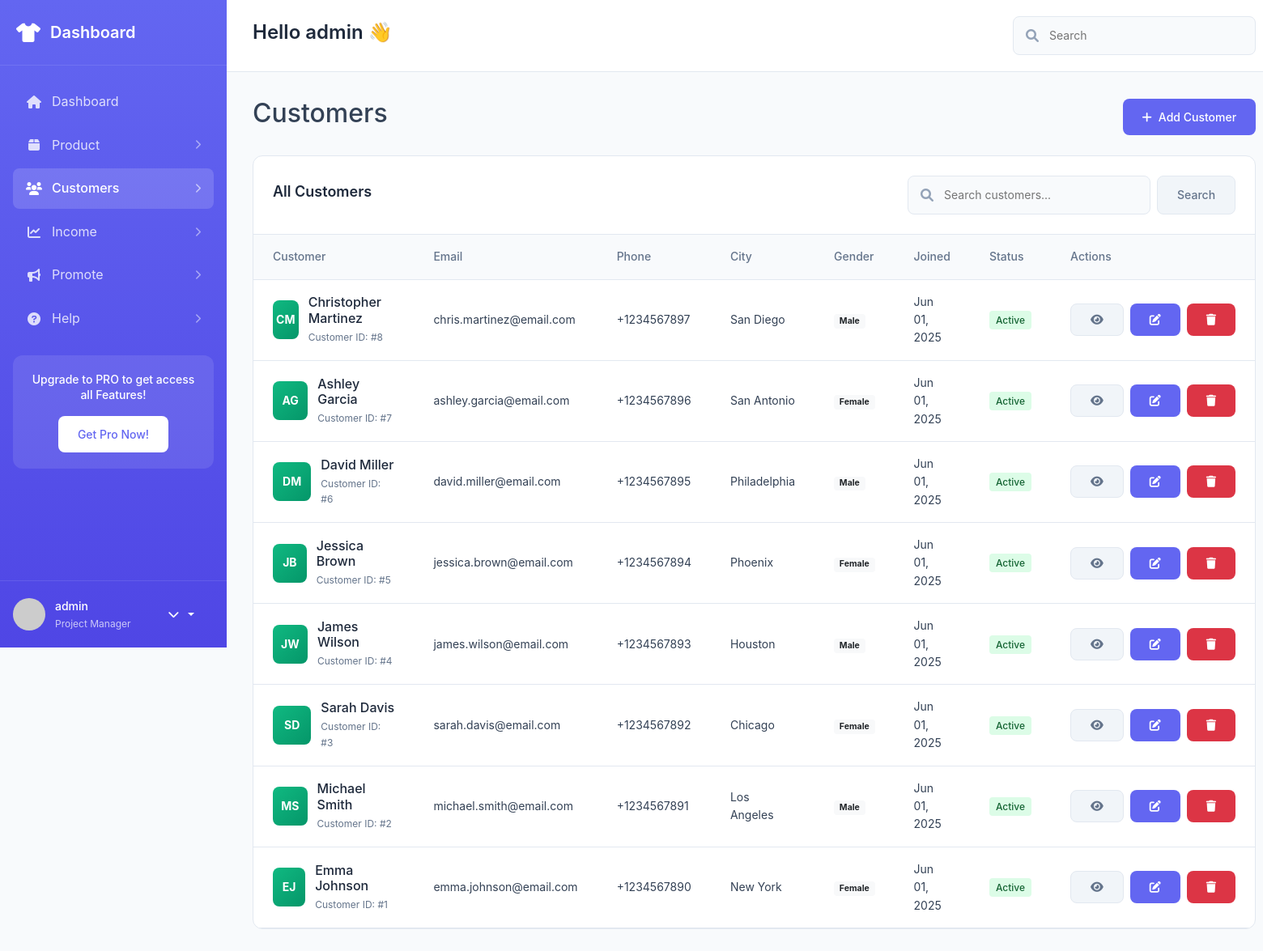
The app's page /customers/ (signed in) with its own data.
### erp_app/models.py (models this page shows, shortened)
class Customer(models.Model):
    GENDER_CHOICES = [
        ('M', 'Male'),
        ('F', 'Female'),
        ('O', 'Other'),
    ]
    first_name = models.CharField(max_length=100)
    last_name = models.CharField(max_length=100)
    email = models.EmailField(unique=True)
    phone = models.CharField(max_length=20)
    address = models.TextField()
    city = models.CharField(max_length=100)
    postal_code = models.CharField(max_length=20)
    gender = models.CharField(max_length=1, choices=GENDER_CHOICES)
    date_of_birth = models.DateField(null=True, blank=True)
    created_at = models.DateTimeField(auto_now_add=True)
    updated_at = models.DateTimeField(auto_now=True)
    is_active = models.BooleanField(default=True)
    @property
    def full_name(self):
        return f"{self.first_name} {self.last_name}"

### erp_app/views.py (the view, shortened to what this page needs)
# urls.py: path('customers/', views.customers, name='customers'),
@login_required
def customers(request):
    search_query = request.GET.get('search', '')
    customers = Customer.objects.filter(is_active=True)
    customers = customers.order_by('-created_at')
    context = {
        'customers': customers,
        'search_query': search_query,
    }
    return render(request, 'erp_app/customers.html', context)

### templates/erp_app/customers.html (shortened to what this page needs)
{% extends 'base.html' %}
{% load static %}
{% block content %}
<div class="d-flex justify-content-between align-items-center mb-4">
    <h2>Customers</h2>
    <a href="{% url 'add_customer' %}" class="btn btn-primary">
        <i class="fas fa-plus"></i>
        Add Customer
    </a>
</div>
<div class="product-section">
    <div class="section-header">
        <h3 class="section-title">All Customers</h3>
        <div class="section-actions">
            <form method="get" class="d-flex gap-2">
                <div class="search-box">
                    <i class="fas fa-search"></i>
                    <input type="text" name="search" placeholder="Search customers..." value="{{ search_query }}">
                </div>
                <button type="submit" class="btn btn-secondary">Search</button>
            </form>
        </div>
    </div>
    <div class="table-responsive">
        <table class="product-table">
            <thead>
                <tr>
                    <th>Customer</th>
                    <th>Email</th>
                    <th>Phone</th>
                    <th>City</th>
                    <th>Gender</th>
                    <th>Joined</th>
                    <th>Status</th>
                    <th>Actions</th>
                </tr>
            </thead>
            <tbody>
                {% for customer in customers %}
                <tr>
                    <td>
                        <div class="product-info">
                            <div class="product-image" style="background: linear-gradient(135deg, #10b981 0%, #059669 100%); display: flex; align-items: center; justify-content: center; color: white; font-weight: bold;">
                                {{ customer.first_name|first }}{{ customer.last_name|first }}
                            </div>
                            <div class="product-details">
                                <h6>{{ customer.full_name }}</h6>
                                <p>Customer ID: #{{ customer.id }}</p>
                            </div>
                        </div>
                    </td>
                    <td>{{ customer.email }}</td>
                    <td>{{ customer.phone }}</td>
                    <td>{{ customer.city }}</td>
                    <td>
                        <span class="badge bg-light text-dark">
                            {% if customer.gender == 'M' %}Male
                            {% elif customer.gender == 'F' %}Female
                            {% else %}Other{% endif %}
                        </span>
                    </td>
                    <td>{{ customer.created_at|date:"M d, Y" }}</td>
                    <td>
                        <span class="stock-badge {% if customer.is_active %}in-stock{% else %}out-of-stock{% endif %}">
                            {% if customer.is_active %}Active{% else %}Inactive{% endif %}
                        </span>
                    </td>
                    <td>
                        <div class="d-flex gap-2">
                            <button class="btn btn-sm btn-secondary" title="View Details">
                                <i class="fas fa-eye"></i>
                            </button>
                            <button class="btn btn-sm btn-primary" title="Edit">
                                <i class="fas fa-edit"></i>
                            </button>
                            <button class="btn btn-sm btn-danger" title="Delete">
                                <i class="fas fa-trash"></i>
                            </button>
                        </div>
                    </td>
                </tr>
                {% endfor %}
            </tbody>
        </table>
    </div>
</div>
{% endblock %}

### templates/base.html (shortened to what this page needs)
<!DOCTYPE html>
<html lang="en">
<head>
    <link href="https://cdn.jsdelivr.net/npm/bootstrap@5.1.3/dist/css/bootstrap.min.css" rel="stylesheet">
    <link href="https://cdnjs.cloudflare.com/ajax/libs/font-awesome/6.0.0/css/all.min.css" rel="stylesheet">
    <link href="{% load static %}{% static 'css/style.css' %}" rel="stylesheet">
</head>
<body>
    {% if user.is_authenticated %}
    <div class="wrapper">
        <nav class="sidebar">
            <div class="sidebar-header">
                <div class="logo">
                    <i class="fas fa-tshirt"></i>
                    <span>Dashboard</span>
                </div>
            </div>
            <div class="sidebar-content">
                <ul class="nav-menu">
                    <li class="nav-item">
                        <a href="{% url 'dashboard' %}" class="nav-link {% if request.resolver_match.url_name == 'dashboard' %}active{% endif %}">
                            <i class="fas fa-home"></i>
                            <span>Dashboard</span>
                        </a>
                    </li>
                    <li class="nav-item">
                        <a href="{% url 'products' %}" class="nav-link {% if 'product' in request.resolver_match.url_name %}active{% endif %}">
                            <i class="fas fa-box"></i>
                            <span>Product</span>
                            <i class="fas fa-chevron-right arrow"></i>
                        </a>
                    </li>
                    <li class="nav-item">
                        <a href="{% url 'customers' %}" class="nav-link {% if 'customer' in request.resolver_match.url_name %}active{% endif %}">
                            <i class="fas fa-users"></i>
                            <span>Customers</span>
                            <i class="fas fa-chevron-right arrow"></i>
                        </a>
                    </li>
                    <li class="nav-item">
                        <a href="{% url 'income' %}" class="nav-link {% if request.resolver_match.url_name == 'income' %}active{% endif %}">
                            <i class="fas fa-chart-line"></i>
                            <span>Income</span>
                            <i class="fas fa-chevron-right arrow"></i>
                        </a>
                    </li>
                    <li class="nav-item">
                        <a href="#" class="nav-link">
                            <i class="fas fa-bullhorn"></i>
                            <span>Promote</span>
                            <i class="fas fa-chevron-right arrow"></i>
                        </a>
                    </li>
                    <li class="nav-item">
                        <a href="{% url 'help' %}" class="nav-link {% if request.resolver_match.url_name == 'help' %}active{% endif %}">
                            <i class="fas fa-question-circle"></i>
                            <span>Help</span>
                            <i class="fas fa-chevron-right arrow"></i>
                        </a>
                    </li>
                </ul>
                <div class="upgrade-card">
                    <h6>Upgrade to PRO to get access all Features!</h6>
                    <button class="btn btn-upgrade">Get Pro Now!</button>
                </div>
            </div>
            <div class="sidebar-footer">
                <div class="user-profile">
                    <div class="user-avatar">
                        <img src="https://via.placeholder.com/40" alt="User">
                    </div>
                    <div class="user-info">
                        <span class="user-name">{{ user.first_name|default:user.username }}</span>
                        <span class="user-role">Project Manager</span>
                    </div>
                    <div class="dropdown">
                        <button class="btn dropdown-toggle" type="button" data-bs-toggle="dropdown">
                            <i class="fas fa-chevron-down"></i>
                        </button>
                    </div>
                </div>
            </div>
        </nav>
        <div class="main-content">
            <header class="main-header">
                <div class="header-left">
                    <h2>Hello {{ user.first_name|default:user.username }} 👋</h2>
                </div>
                <div class="header-right">
                    <div class="search-box">
                        <i class="fas fa-search"></i>
                        <input type="text" placeholder="Search">
                    </div>
                </div>
            </header>
            <main class="content">
                {% block content %}{% endblock %}
            </main>
        </div>
    </div>
    {% else %}
        {% block login_content %}{% endblock %}
    {% endif %}
</body>
</html>

### records on screen
Customer: first_name|first "C", last_name|first "M", full_name "Christopher Martinez", id "8", email "chris.martinez@email.com", phone "+1234567897", city "San Diego", gender "Male", created_at "Jun 01, 2025", is_active "Active"
Customer: first_name|first "A", last_name|first "G", full_name "Ashley Garcia", id "7", email "ashley.garcia@email.com", phone "+1234567896", city "San Antonio", gender "Female", created_at "Jun 01, 2025", is_active "Active"
Customer: first_name|first "D", last_name|first "M", full_name "David Miller", id "6", email "david.miller@email.com", phone "+1234567895", city "Philadelphia", gender "Male", created_at "Jun 01, 2025", is_active "Active"
Customer: first_name|first "J", last_name|first "B", full_name "Jessica Brown", id "5", email "jessica.brown@email.com", phone "+1234567894", city "Phoenix", gender "Female", created_at "Jun 01, 2025", is_active "Active"
Customer: first_name|first "J", last_name|first "W", full_name "James Wilson", id "4", email "james.wilson@email.com", phone "+1234567893", city "Houston", gender "Male", created_at "Jun 01, 2025", is_active "Active"
Customer: first_name|first "S", last_name|first "D", full_name "Sarah Davis", id "3", email "sarah.davis@email.com", phone "+1234567892", city "Chicago", gender "Female", created_at "Jun 01, 2025", is_active "Active"
Customer: first_name|first "M", last_name|first "S", full_name "Michael Smith", id "2", email "michael.smith@email.com", phone "+1234567891", city "Los Angeles", gender "Male", created_at "Jun 01, 2025", is_active "Active"
Customer: first_name|first "E", last_name|first "J", full_name "Emma Johnson", id "1", email "emma.johnson@email.com", phone "+1234567890", city "New York", gender "Female", created_at "Jun 01, 2025", is_active "Active"

### other values on screen
{{ user.first_name|default:user.username }} "admin"
